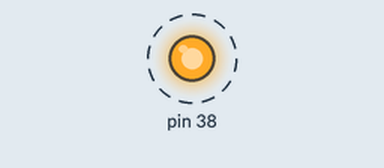
Recording of a program running on a simulated Raspberry Pi (header pin numbers). Shown: output pins drawn as LEDs (lit = HIGH). Dashed ring = blinking. What the program prints to the terminal is not drawn.

Above: at 0.05 s.
Timing chart, 0 to 3.0 s (numbered marks = the images above):
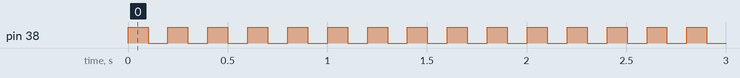

Measured:
- by itself, pin 38: alternates HIGH for 0.10 s and LOW for 0.10 s

The program:

blink.py
```python
import RPi.GPIO as GPIO
from time import sleep
GPIO.setwarnings(False)
GPIO.setmode(GPIO.BOARD)

GPIO.setup(38, GPIO.OUT, initial=GPIO.LOW)

while True:
    GPIO.output(38,GPIO.HIGH)
    print("Trun ON")
    sleep(0.1)
    GPIO.output(38,GPIO.LOW)
    print("Trun OFF")
    sleep(0.1)
```
